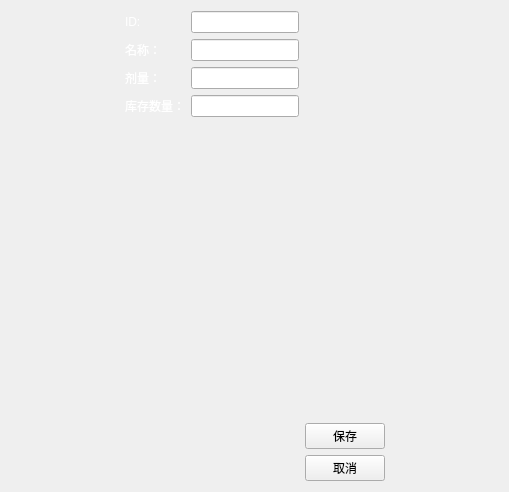
<?xml version="1.0" encoding="UTF-8"?>
<ui version="4.0">
 <class>medicineeditview</class>
 <widget class="QWidget" name="medicineeditview">
  <property name="geometry">
   <rect>
    <x>0</x>
    <y>0</y>
    <width>509</width>
    <height>492</height>
   </rect>
  </property>
  <property name="windowTitle">
   <string>Form</string>
  </property>
  <property name="styleSheet">
   <string notr="true">QLabel {
color:white;
    font: bold 20px &quot;Arial&quot;;
}</string>
  </property>
  <layout class="QHBoxLayout" name="horizontalLayout">
   <item>
    <spacer name="horizontalSpacer">
     <property name="orientation">
      <enum>Qt::Orientation::Horizontal</enum>
     </property>
     <property name="sizeHint" stdset="0">
      <size>
       <width>105</width>
       <height>20</height>
      </size>
     </property>
    </spacer>
   </item>
   <item>
    <layout class="QFormLayout" name="formLayout">
     <item row="0" column="0">
      <widget class="QLabel" name="label">
       <property name="text">
        <string>ID:</string>
       </property>
      </widget>
     </item>
     <item row="0" column="1">
      <widget class="QLineEdit" name="dbEditID"/>
     </item>
     <item row="1" column="0">
      <widget class="QLabel" name="label_4">
       <property name="text">
        <string>名称：</string>
       </property>
      </widget>
     </item>
     <item row="1" column="1">
      <widget class="QLineEdit" name="dbEditName"/>
     </item>
     <item row="2" column="0">
      <widget class="QLabel" name="label_2">
       <property name="text">
        <string>剂量：</string>
       </property>
      </widget>
     </item>
     <item row="2" column="1">
      <widget class="QLineEdit" name="dbEditDose"/>
     </item>
     <item row="3" column="0">
      <widget class="QLabel" name="label_10">
       <property name="text">
        <string>库存数量：</string>
       </property>
      </widget>
     </item>
     <item row="3" column="1">
      <widget class="QLineEdit" name="dbEditInventory"/>
     </item>
    </layout>
   </item>
   <item>
    <layout class="QVBoxLayout" name="verticalLayout">
     <item>
      <spacer name="verticalSpacer">
       <property name="orientation">
        <enum>Qt::Orientation::Vertical</enum>
       </property>
       <property name="sizeHint" stdset="0">
        <size>
         <width>20</width>
         <height>40</height>
        </size>
       </property>
      </spacer>
     </item>
     <item>
      <widget class="QPushButton" name="btnsave_4">
       <property name="text">
        <string>保存</string>
       </property>
      </widget>
     </item>
     <item>
      <widget class="QPushButton" name="btncancel_4">
       <property name="text">
        <string>取消</string>
       </property>
      </widget>
     </item>
    </layout>
   </item>
   <item>
    <spacer name="horizontalSpacer_2">
     <property name="orientation">
      <enum>Qt::Orientation::Horizontal</enum>
     </property>
     <property name="sizeHint" stdset="0">
      <size>
       <width>104</width>
       <height>20</height>
      </size>
     </property>
    </spacer>
   </item>
  </layout>
 </widget>
 <resources/>
 <connections/>
</ui>
